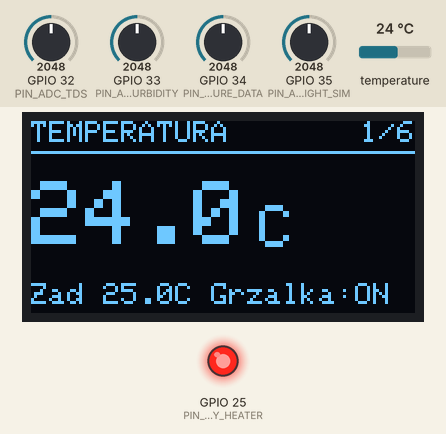
Simulated run of this program. Board: ESP32. Parts: 128×64 one-colour display, output pins drawn as LEDs (lit = HIGH). The inputs (shaded band) are chosen by the test bench; at power-on: temperature 24 °C, GPIO 33 (PIN_ADC_TURBIDITY) = 2048, GPIO 34 (PIN_PRESSURE_DATA) = 2048, GPIO 32 (PIN_ADC_TDS) = 2048, GPIO 35 (PIN_ADC_LIGHT_SIM) = 2048 (analog values on the 0–4095 scale). WiFi joins after 1.5 s; servers stay silent unless stated; EEPROM starts erased; what the program prints to the serial monitor is not drawn.

Above: at 1.5 s.
1.6 s: temperature set to 25.2 °C
At 4.4 s:
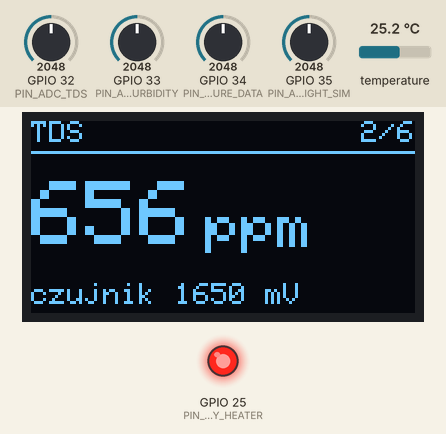
4.8 s: temperature set to 26.4 °C
At 6.7 s:
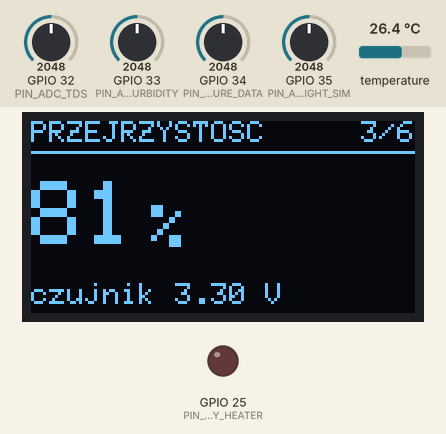
7.9 s: GPIO 33 (PIN_ADC_TURBIDITY) set to 1960
At 8.65 s:
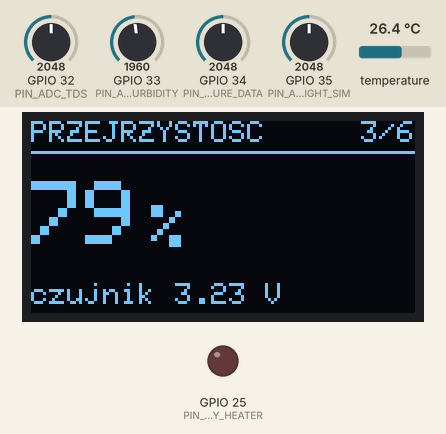
12.0 s: GPIO 34 (PIN_PRESSURE_DATA) set to 1960
At 14.5 s:
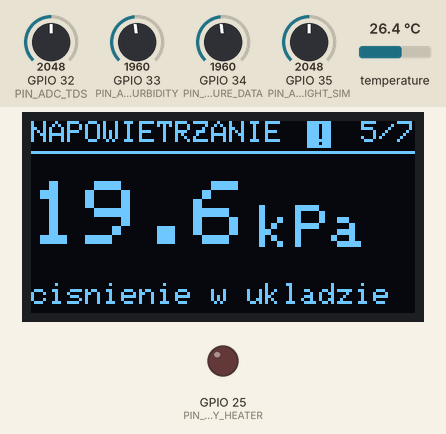
19.9 s: temperature set to 25.1 °C
At 21.7 s:
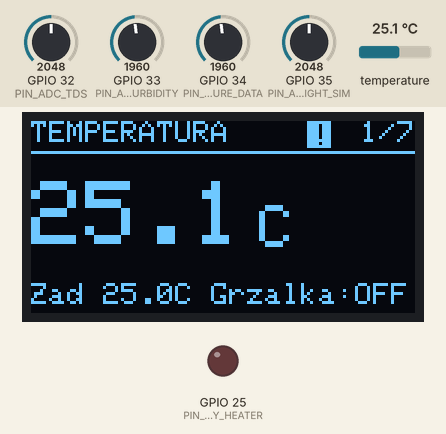
22.9 s: temperature set to 23.7 °C
At 25.3 s:
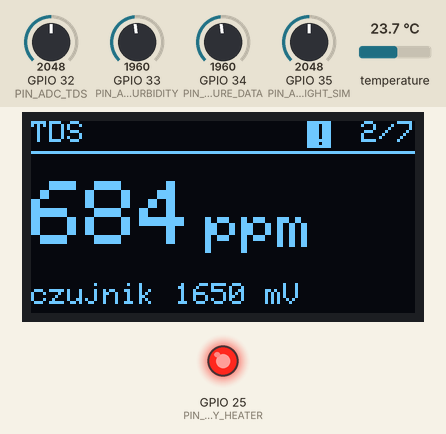
Timing chart, 0 to 26.8 s (numbered marks = the images above; inputs shaded):
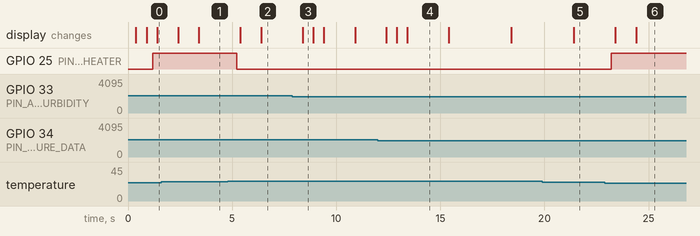

Measured:
- the behaviour switches between 25.5 and 25.6 °C on temperature (found by bisection; images 1 and 2)
- the behaviour switches between 24.5 and 24.4 °C on temperature (found by bisection; images 5 and 6)
- after the input at 1.6 s, the display: first changes after 0.80 s (image 1 shows a later state)
- after the input at 4.8 s, GPIO 25 (PIN_RELAY_HEATER): HIGH → LOW after 0.42 s; the display: first changes after 0.60 s (image 2 shows a later state)
- after the input at 19.9 s, the display: changes after 1.5 s (image 5)
- after the input at 22.9 s, GPIO 25 (PIN_RELAY_HEATER): LOW → HIGH after 0.32 s; the display: first changes after 0.50 s (image 6 shows a later state)
- what the display in image 3 shows lasts 0.5 s, from 8.4 s to 8.9 s

The program:

main.cpp
```cpp
#include <Arduino.h>

#if defined(BRINGUP)
// Firmware diagnostyczny do pierwszego uruchomienia sprzetu
#include "Bringup.h"
void setup() { bringupSetup(); }
void loop()  { bringupLoop(); }

#elif defined(SELFTEST)
// Tryb samotestu (srodowisko "selftest"): testy filtra i funkcji przeliczeniowych
void setup() {
    Serial.begin(115200);
    delay(300);
    selftest::run();
}
void loop() {}

#else
// --- Normalny firmware ---
#include "config.h"
#include "TemperatureManager.h"
#include "TdsSensor.h"
#include "TurbiditySensor.h"
#include "PressureSensor.h"
#include "LightSensor.h"
#include "DisplayManager.h"
#include "WifiManager.h"
#include "WebInterface.h"
#include "AlarmManager.h"
#include "Watchdog.h"
#include <Wire.h>

// Dane sieci w symulatorze otwarta siec Wokwi-GUEST na gotowym projekcie plik secrets.h
#ifdef SIMULATION
  #define WIFI_SSID_USED "Wokwi-GUEST"
  #define WIFI_PASS_USED ""
  #define WIFI_CHANNEL_USED 6
#else // wlasciwe urzadzenie: wlasne dane sieci w pliku src/secrets.h (skopiuj src/secrets.example.h jako src/secrets.h i wpisz dane)
  #if __has_include("secrets.h")
    #include "secrets.h"
  #else
    #error "Brak src/secrets.h - skopiuj src/secrets.example.h jako src/secrets.h i wpisz dane sieci Wi-Fi"
  #endif
  #define WIFI_SSID_USED WIFI_SSID
  #define WIFI_PASS_USED WIFI_PASSWORD
  #define WIFI_CHANNEL_USED 0
#endif

TemperatureManager tempMgr(PIN_ONE_WIRE, PIN_RELAY_HEATER,  // Tworzenie obiektów zarzadzajacych czujnikami i urzadzeniami
                           DEFAULT_TEMP_SETPOINT, TEMP_HYSTERESIS,
                           RELAY_ACTIVE_HIGH);
TdsSensor       tds(PIN_ADC_TDS, FILTER_SAMPLES, TDS_K_VALUE);
TurbiditySensor turbidity(PIN_ADC_TURBIDITY, FILTER_SAMPLES, TURBIDITY_DIVIDER, TURBIDITY_V_CLEAR);
PressureSensor  pressure(PIN_PRESSURE_DATA, PIN_HX_SCK, FILTER_SAMPLES);
LightSensor     light(BH1750_I2C_ADDR);
DisplayManager  oled(OLED_I2C_ADDR, DISPLAY_PAGE_MS);
WifiManager     wifi(WIFI_SSID_USED, WIFI_PASS_USED, WIFI_CHANNEL_USED);
WebInterface    web(tempMgr);
AlarmManager    alarms;

static uint32_t lastPrintMs = 0;  // Zmienne pomocnicze do wypisywania stanu w konsoli co 2 s
static uint16_t lastAlarmMask = 0;
static String rxLine;

// Prosty interpreter komend z monitora portu (do testow):  set 26.5
static void handleSerialCommands() {
    while (Serial.available()) {
        char c = (char)Serial.read();
        if (c == '\r' || c == '\n') {          // Enter moze wyslac \r, \n lub oba
            rxLine.trim();
            if (rxLine.length() == 0) continue;
            if (rxLine.startsWith("set ")) {
                float v = rxLine.substring(4).toFloat();   // uwaga: kropka, nie przecinek do ustalenia wartosci
                bool ok = tempMgr.setTargetTemperature(v);
                Serial.printf("Komenda: set %.2f -> %s\n", v, ok ? "przyjeta" : "ODRZUCONA");
            } else {
                Serial.println("Nieznana komenda. Uzyj: set <temperatura>, np. set 26.5");
            }
            rxLine = "";
        } else if (rxLine.length() < 32) {
            rxLine += c;
        }
    }
}

void setup() {
    Serial.begin(115200);
    delay(300);
    Serial.println("=== Akwarium: v1.0 ==="); //start logu w konsoli
    tempMgr.begin();
    tds.begin();
    turbidity.begin();
    pressure.begin();

    Wire.begin(PIN_I2C_SDA, PIN_I2C_SCL);   // jedna magistrala I2C dla OLED i BH1750
    Wire.setClock(I2C_CLOCK_HZ);
    light.begin();
    oled.begin();

    wifi.begin();    // laczenie w tle
    web.begin();

    Serial.printf("Powod ostatniego restartu: %s\n", resetReasonText());
    watchdogBegin(WATCHDOG_TIMEOUT_S);   // od teraz petla musi wolac watchdogFeed() co najmniej co 10 s
    Serial.printf("Watchdog wlaczony (%u s)\n", (unsigned)WATCHDOG_TIMEOUT_S);
}

void loop() {
    watchdogFeed();                            // odp watchdoga (ESP32 resetuje sie po WATCHDOG_TIMEOUT_S s braku wywolania)

#ifdef WDT_TEST
    if (millis() > 20000) {                    // TEST: celowe zawieszenie petli po 20 s (tylko do testow)
        Serial.println("TEST WDT: celowe zawieszenie petli - za ok. 10 s powinien nastapic restart");
        while (true) {}
    }
#endif

    tempMgr.update();                          // wszystkie moduly sa nieblokujace
    tds.update(tempMgr.getCurrentTemp());      // TDS potrzebuje temperatury do kompensacji
    turbidity.update();
    pressure.update();
    light.update();
    handleSerialCommands();

    wifi.update();

    SystemStatus st = {};   // Pozyskujemy aktualny stan wszystkich czujnikow i urzadzen do wyswietlenia na OLED i w interfejsie WWW
    st.tempC = tempMgr.getCurrentTemp();   st.tempOk = tempMgr.isSensorOk();
    st.targetC = tempMgr.getTargetTemp();  st.heaterOn = tempMgr.getHeaterState();
    st.tdsPpm = tds.getTdsPpm();           st.tdsMv = tds.getVoltageMv();
    st.clarityPct = turbidity.getClarityPercent();  st.turbidityV = turbidity.getSensorVoltage();
    st.lux = light.getLux();               st.lightOk = light.isOk();
    st.pressureKpa = pressure.getKpa();    st.pressureOk = pressure.isOk();
    st.wifiConnected = wifi.isConnected(); st.wifiRssi = wifi.rssi();
    strncpy(st.ip, wifi.ip(), sizeof(st.ip) - 1);
    st.uptimeS = millis() / 1000;

    alarms.update(st, millis());
    st.alarmMask = alarms.getMask();

    if (st.alarmMask != lastAlarmMask) {       // sprawdzenie czy nastapila zmiana stanu alarmow i wypisanie w konsoli
        for (uint8_t i = 0; i < ALARM_COUNT; i++) {
            const bool now = (st.alarmMask >> i) & 1u, was = (lastAlarmMask >> i) & 1u;
            if (now != was) Serial.printf("ALARM %s: %s\n", now ? "WLACZONY" : "zakonczony", AlarmManager::name((AlarmId)i));
        }
        lastAlarmMask = st.alarmMask;
    }

    oled.update(st);
    web.update(st);

    if (millis() - lastPrintMs >= 2000) {          // co 2 s wypisz stan w konsoli
        lastPrintMs = millis();
        Serial.printf("T=%.2f C | zadana=%.2f C | grzalka=%s | czujnik=%s\n",   // wypisz dane z czujników
                      tempMgr.getCurrentTemp(), tempMgr.getTargetTemp(),
                      tempMgr.getHeaterState() ? "ON" : "OFF",
                      tempMgr.isSensorOk() ? "OK" : "BLAD");
        Serial.printf("   TDS=%.0f ppm (%.0f mV) | przejrzystosc=%.0f%% (%.2f V) | cisnienie=%.2f kPa (raw %.0f) %s\n",
                      tds.getTdsPpm(), tds.getVoltageMv(),
                      turbidity.getClarityPercent(), turbidity.getSensorVoltage(),
                      pressure.getKpa(), pressure.getRaw(),
                      pressure.isOk() ? "" : "[BRAK ODCZYTU]");
        Serial.printf("   swiatlo=%.0f lx %s | wifi=%s (%d dBm)\n", light.getLux(),
                      light.isOk() ? "" : "[BRAK CZUJNIKA]",
                      wifi.isConnected() ? "OK" : "BRAK", wifi.rssi());
    }
}

#endif  // SELFTEST
```

AdcReader.h
```cpp
#pragma once
#include <Arduino.h>

// odczyt sygnalow analogowych zakres do ok. 3.1 V (tlumienie 11 dB), 12 bitow
inline void adcInitPin(int pin) {
    pinMode(pin, INPUT);
    analogReadResolution(12);
    analogSetPinAttenuation(pin, ADC_11db);
}

// Odczyt napiecia [mV] z usrednianiem 'samples' pomiarow za pomoca petli (redukuje szum szybki).
inline float adcReadMilliVolts(int pin, int samples = 16) {
    float acc = 0.0f;
    for (int i = 0; i < samples; i++) {
#ifdef SIMULATION  // dla symulacji
        acc += analogRead(pin) * 3300.0f / 4095.0f;
#else
        acc += (float)analogReadMilliVolts(pin);
#endif
    }
    return acc / samples;
}
```

AlarmManager.cpp
```cpp
#include "AlarmManager.h"
#include "config.h"

void AlarmManager::update(const SystemStatus& s, uint32_t now) {
    bool c[ALARM_COUNT];
    // Alarm wartosci liczymy tylko, gdy odpowiedni czujnik daje wazny odczyt inaczej
    // awaria czujnika wywolalaby falszywy alarm "cisnienie 0" lub "temperatura -127".
    c[ALARM_TEMP_SENSOR]     = !s.tempOk;
    c[ALARM_TEMP_HIGH]       = s.tempOk && s.tempC > s.targetC + TEMP_ALARM_HIGH_DELTA;
    c[ALARM_TEMP_LOW]        = s.tempOk && s.tempC < s.targetC - TEMP_ALARM_LOW_DELTA;
    c[ALARM_AERATION_LOW]    = s.pressureOk && s.pressureKpa < AERATION_MIN_KPA;
    c[ALARM_AERATION_HIGH]   = s.pressureOk && s.pressureKpa > AERATION_MAX_KPA;
    c[ALARM_TURBID]          = s.clarityPct < TURBIDITY_ALARM_CLARITY_PCT;
    c[ALARM_TDS_HIGH]        = s.tdsPpm > TDS_ALARM_PPM;
    c[ALARM_PRESSURE_SENSOR] = !s.pressureOk;
    c[ALARM_LIGHT_SENSOR]    = !s.lightOk;

    const uint32_t onDelay[ALARM_COUNT] = { // przypisuje czas opóźnienia dla każdego alarmu w milisekundach
        ALARM_TEMP_SENSOR_DELAY_MS,    // TEMP_SENSOR
        ALARM_TEMP_HIGH_DELAY_MS,      // TEMP_HIGH
        ALARM_TEMP_LOW_DELAY_MS,       // TEMP_LOW
        ALARM_AERATION_DELAY_MS,       // AERATION_LOW
        ALARM_AERATION_DELAY_MS,       // AERATION_HIGH
        ALARM_TURBID_DELAY_MS,         // TURBID
        ALARM_TDS_DELAY_MS,            // TDS_HIGH
        ALARM_PRESSURE_SENSOR_DELAY_MS,// PRESSURE_SENSOR
        ALARM_LIGHT_SENSOR_DELAY_MS    // LIGHT_SENSOR
    };

    uint16_t m = 0;
    for (uint8_t i = 0; i < ALARM_COUNT; i++) {
        if (deb[i].update(c[i], now, onDelay[i], ALARM_CLEAR_DELAY_MS)) m |= (uint16_t)(1u << i);
    }
    mask = m;
}

uint8_t AlarmManager::count() const { // liczba aktywnych alarmow
    uint8_t n = 0;
    for (uint8_t i = 0; i < ALARM_COUNT; i++) if ((mask >> i) & 1u) n++;
    return n;
}

const char* AlarmManager::name(AlarmId id) { // krotki opis ASCII na OLED (<= 21 znakow)
    switch (id) {
        case ALARM_TEMP_SENSOR:     return "Brak czujnika temp.";
        case ALARM_TEMP_HIGH:       return "Temp. za wysoka";
        case ALARM_TEMP_LOW:        return "Temp. za niska";
        case ALARM_AERATION_LOW:    return "Brak napowietrzania";
        case ALARM_AERATION_HIGH:   return "Zator napowietrzania";
        case ALARM_TURBID:          return "Woda metna";
        case ALARM_TDS_HIGH:        return "TDS za wysokie";
        case ALARM_PRESSURE_SENSOR: return "Brak czujnika cisn.";
        case ALARM_LIGHT_SENSOR:    return "Brak czujnika swiatla";
        default:                    return "?";
    }
}

const char* AlarmManager::code(AlarmId id) { // identyfikator w JSON
    switch (id) {
        case ALARM_TEMP_SENSOR:     return "temp_sensor";
        case ALARM_TEMP_HIGH:       return "temp_high";
        case ALARM_TEMP_LOW:        return "temp_low";
        case ALARM_AERATION_LOW:    return "aeration_low";
        case ALARM_AERATION_HIGH:   return "aeration_high";
        case ALARM_TURBID:          return "turbid";
        case ALARM_TDS_HIGH:        return "tds_high";
        case ALARM_PRESSURE_SENSOR: return "pressure_sensor";
        case ALARM_LIGHT_SENSOR:    return "light_sensor";
        default:                    return "unknown";
    }
}
```

AlarmManager.h
```cpp
#pragma once
#include <stdint.h>
#include "SystemStatus.h"
#include "Debounce.h"

enum AlarmId : uint8_t {
    ALARM_TEMP_SENSOR = 0,   // brak odczytu temperatury (grzalka juz wylaczona przez TemperatureManager)
    ALARM_TEMP_HIGH,         // za cieplo wzgledem zadanej
    ALARM_TEMP_LOW,         // za zimno wzgledem zadanej, dluzej niz dopuszczalne
    ALARM_AERATION_LOW,      // za niskie cisnienie: pompka nie pracuje / wezyk odlaczony
    ALARM_AERATION_HIGH,     // za wysokie cisnienie: zator
    ALARM_TURBID,            // mętna woda
    ALARM_TDS_HIGH,          // za wysokie TDS
    ALARM_PRESSURE_SENSOR,   // brak odczytu czujnika cisnienia
    ALARM_LIGHT_SENSOR,      // brak odczytu czujnika swiatla
    ALARM_COUNT
};

// Ocena alarmow na podstawie migawki stanu. Czysta logika (bez sprzetu) - testowana samotestem.
// Alarmy NIE steruja grzalka: zabezpieczenia sprzetowe zostaja w TemperatureManager.
class AlarmManager {
public:
    AlarmManager() : mask(0) {}
    void update(const SystemStatus& s, uint32_t nowMs);

    bool     isActive(AlarmId id) const { return (mask >> id) & 1u; }
    uint16_t getMask() const { return mask; }
    uint8_t  count() const;

    static const char* name(AlarmId id);   // krotki opis ASCII na OLED (<= 21 znakow)
    static const char* code(AlarmId id);   // identyfikator w JSON

private:
    Debounce deb[ALARM_COUNT];
    uint16_t mask;
};
```

Debounce.h
```cpp
#pragma once
#include <stdint.h>

// Przeciwdziala "migotaniu" alarmow: warunek musi trwac nieprzerwanie 'onMs', zeby wlaczyc stan,
// i znikac nieprzerwanie 'offMs', zeby go wylaczyc.
struct Debounce {
    bool     active   = false;
    bool     lastCond = false;
    uint32_t since    = 0;

    bool update(bool cond, uint32_t now, uint32_t onMs, uint32_t offMs) {
        if (cond != lastCond) { lastCond = cond; since = now; }   // zmiana warunku -> odliczanie od nowa
        const uint32_t held = now - since;                        // arytmetyka bez znaku: bezpieczna przy przepelnieniu millis()
        if (cond && !active && held >= onMs)  active = true;
        if (!cond && active && held >= offMs) active = false;
        return active;
    }
};
```

DisplayManager.h
```cpp
#pragma once
#include <stdint.h>
#include <Adafruit_GFX.h>
#include <Adafruit_SSD1306.h>
#include "SystemStatus.h"
using DisplayData = SystemStatus;   // OLED wykorzystuje te same dane co serwer WWW

// Wyswietlacz OLED 128x64 (SSD1306). Pokazuje po jednym parametrze, zmieniajac je co 'pageMs'.
// Gdy sa aktywne alarmy pokazuje sie strona "ALARMY" w rotacji i ostrzezenie "!" na kazdej stronie.
// Nie ma polskich znakow
class DisplayManager {
public:
    DisplayManager(uint8_t i2cAddr, uint32_t pageMs);
    bool begin();                           // false = brak wyswietlacza urzadzenie dziala bez niego
    void update(const DisplayData& d);      // wywolanie petli

private:
    static constexpr uint8_t  BASE_PAGES = 6;   // ilosc stron
    static constexpr uint32_t REDRAW_MS  = 500;   // Czestotliwosc odswiezania ekranu (bez zmiany strony)

    Adafruit_SSD1306 display;
    uint8_t  addr;
    uint32_t pageMs;
    bool     available;
    uint8_t  page;
    uint8_t  pageTotal;
    uint32_t pageStartMs;
    uint32_t lastDrawMs;

    uint8_t pageCount(const DisplayData& d) const { return BASE_PAGES + (d.alarmMask ? 1 : 0); }
   // rysowanie poszczegolnych stron
    void drawPage(const DisplayData& d);
    void drawAlarmPage(const DisplayData& d);
    void drawFrame(const char* title, const DisplayData& d);
    void drawValue(const char* value, const char* unit);
    void drawFooter(const char* text);
};
```

LightSensor.cpp
```cpp
#include "LightSensor.h"
#include <Arduino.h>
#include <Wire.h>
#include "config.h"
#include "AdcReader.h"

LightSensor::LightSensor(uint8_t i2cAddr)
    : meter(i2cAddr), addr(i2cAddr), ok(false), lux(0.0f), lastMs(0) {}

#ifdef SIMULATION
// ---------------------------------------------------------------------------
// WERSJA SYMULACYJNA: Wokwi nie ma BH1750, wiec swiatlo "mierzy" potencjometr.
// ---------------------------------------------------------------------------
bool LightSensor::begin() { //symulacja na podstawie potencjometru w wokwi
    adcInitPin(PIN_ADC_LIGHT_SIM);
    ok = true;
    lastMs = millis();
    Serial.println("SYMULACJA: swiatlo odczytywane z potencjometru (BH1750 nie istnieje w Wokwi)");
    return true;
}

void LightSensor::update() { //przeliczenie symulowanego odczytu swiatla z potencjometru
    const uint32_t now = millis();
    if (now - lastMs < READ_INTERVAL_MS) return;
    lastMs = now;
    lux = analogRead(PIN_ADC_LIGHT_SIM) * 65535.0f / 4095.0f;
}

#else
// ---------------------------------------------------------------------------
// WERSJA SPRZETOWA: prawdziwy BH1750 na magistrali I2C
// ---------------------------------------------------------------------------
bool LightSensor::begin() {
    // czujnik sam mierzy w tle, my tylko odczytujemy wynik
    ok = meter.begin(BH1750::CONTINUOUS_HIGH_RES_MODE, addr, &Wire);
    if (!ok) Serial.println("BLAD: Nie wykryto czujnika swiatla BH1750 na magistrali I2C!");
    lastMs = millis();
    return ok;
}

void LightSensor::update() { // odczyt raz na sekunde
    const uint32_t now = millis();

    if (!ok) {   // czujnik niedostepny - probujemy co kilka sekund
        if (now - lastMs < RETRY_INTERVAL_MS) return;
        lastMs = now;
        ok = meter.begin(BH1750::CONTINUOUS_HIGH_RES_MODE, addr, &Wire);
        if (ok) Serial.println("BH1750: czujnik swiatla ponownie dostepny");
        return;
    }

    if (now - lastMs < READ_INTERVAL_MS) return;
    lastMs = now;

    const float v = meter.readLightLevel();
    if (v < 0.0f) {          // zwracany błąd przy ujemnej wartości przy bledzie odczytu
        ok = false;
        lux = 0.0f;
        Serial.println("BLAD: odczyt z BH1750 nieudany");
        return;
    }
    lux = v;
}
#endif
```

LightSensor.h
```cpp
#pragma once
#include <stdint.h>
#include <BH1750.h>

// Czujnik natezenia swiatla BH1750, magistrala Wire musi byc wczesniej uruchomiona (Wire.begin).
class LightSensor {
public:
    explicit LightSensor(uint8_t i2cAddr);
    bool  begin();            // zwraca false, gdy czujnika nie ma na magistrali
    void  update();           // odczyt raz na sekunde

    float getLux() const { return lux; }
    bool  isOk()   const { return ok; }

private:
    static constexpr uint32_t READ_INTERVAL_MS   = 1000;
    static constexpr uint32_t RETRY_INTERVAL_MS  = 5000;   // ponowna inicjalizacja po utracie czujnika

    BH1750   meter;
    uint8_t  addr;
    bool     ok;
    float    lux;
    uint32_t lastMs;
};
```

MovingAverage.cpp
```cpp
#include "MovingAverage.h"

MovingAverage::MovingAverage(int size) : windowSize(size < 1 ? 1 : size), index(0), count(0), sum(0.0) {
    buffer = new float[windowSize];
    for (int i = 0; i < windowSize; i++) {
        buffer[i] = 0.0;
    }
}

MovingAverage::~MovingAverage() { //zwolnienie pamieci
    delete[] buffer;
}

float MovingAverage::addSample(float newSample) {
    // Odejmujemy najstarszą wartość z sumy (jeśli bufor jest pełny)
    sum -= buffer[index];

    // Dodajemy nową wartość do bufora i do sumy
    buffer[index] = newSample;
    sum += newSample;

    // Przesuwamy indeks (cyklicznie)
    index = (index + 1) % windowSize;

    // Zwiększamy licznik aż do zapełnienia bufora
    if (count < windowSize) {
        count++;
    }

    // Zwracamy średnią
    return sum / count;
}

void MovingAverage::reset() { // Resetuje bufor i sumę
    index = 0;
    count = 0;
    sum = 0.0;
    for (int i = 0; i < windowSize; i++) {
        buffer[i] = 0.0;
    }
}
```

Source omitted: Bringup.cpp (9289 bytes), DisplayManager.cpp (6806 bytes), MovingAverage.h (497 bytes), PressureSensor.cpp (2522 bytes), PressureSensor.h (1013 bytes), SensorMath.h (2008 bytes), SystemStatus.h (613 bytes), TdsSensor.cpp (894 bytes), TdsSensor.h (678 bytes), TemperatureManager.cpp (5798 bytes), TemperatureManager.h (2477 bytes), TurbiditySensor.cpp (765 bytes) and 9 more
